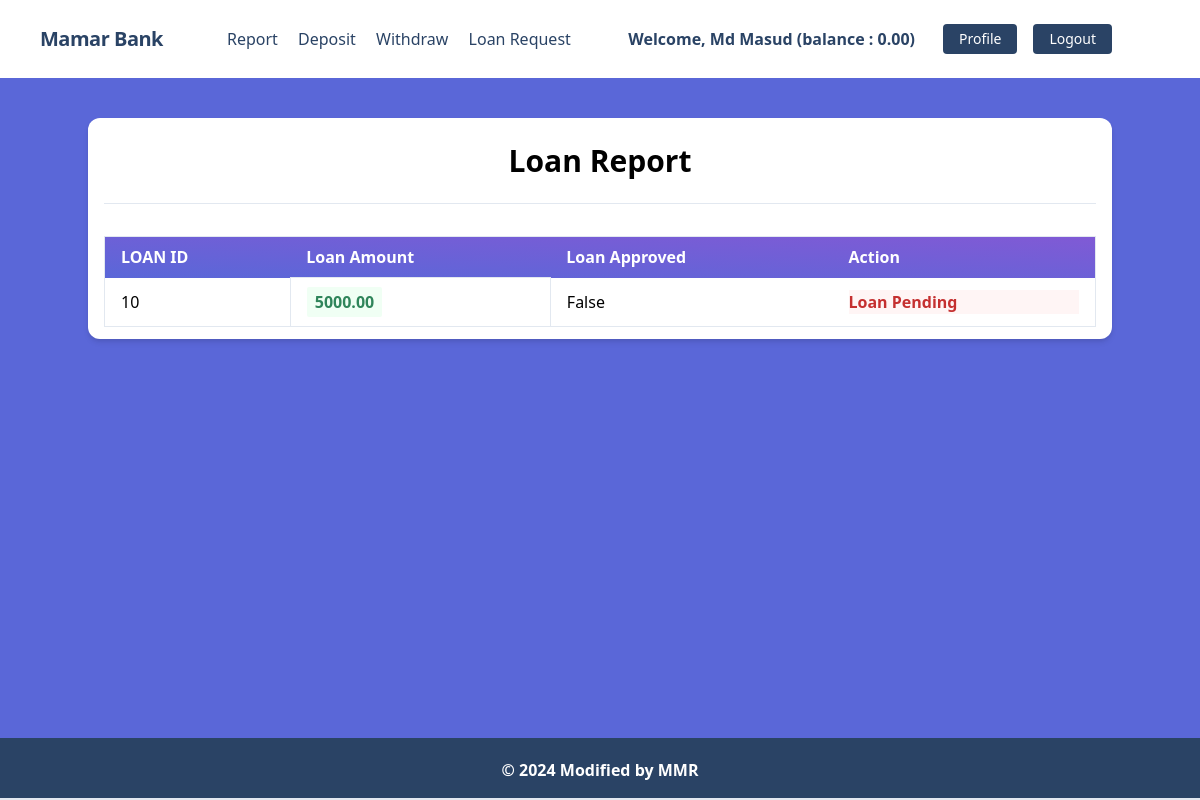
The page /transactions/loans/ (signed in) on the database its author committed.
### accounts/models.py (models this page shows, shortened)
class UserBankAccount(models.Model):
    user = models.OneToOneField(User, related_name='account', on_delete=models.CASCADE)
    account_type = models.CharField(max_length=10, choices=ACCOUNT_TYPE)
    account_no = models.IntegerField(unique=True) # account no duijon user er kokhono same hobe na
    birth_date = models.DateField(null=True, blank=True)
    gender = models.CharField(max_length=10, choices=GENDER_TYPE)
    initial_deposite_date = models.DateField(auto_now_add=True)
    balance = models.DecimalField(default=0, max_digits=12, decimal_places=2) # ekjon user 12 digit obdi taka rakhte parbe, dui doshomik ghor obdi rakhte parben 1000.50

### transactions/models.py (models this page shows)
class Transaction(models.Model):
    account = models.ForeignKey(UserBankAccount, related_name = 'transactions', on_delete = models.CASCADE) # ekjon user er multiple transactions hote pare
    amount = models.DecimalField(decimal_places=2, max_digits = 12)
    balance_after_transaction = models.DecimalField(decimal_places=2, max_digits = 12)
    transaction_type = models.IntegerField(choices=TRANSACTION_TYPE, null = True)
    timestamp = models.DateTimeField(auto_now_add=True)
    loan_approve = models.BooleanField(default=False)
    class Meta:
        ordering = ['timestamp']

### transactions/views.py (the view)
# urls.py: path("loans/", LoanListView.as_view(), name="loan_list"),
class LoanListView(LoginRequiredMixin,ListView):
    model = Transaction
    template_name = 'transactions/loan_request.html'
    context_object_name = 'loans' # loan list ta ei loans context er moddhe thakbe
    def get_queryset(self):
        user_account = self.request.user.account
        queryset = Transaction.objects.filter(account=user_account,transaction_type=3)
        print(queryset)
        return queryset

### transactions/templates/transactions/loan_request.html (shortened to what this page needs)
{% extends 'base.html' %}
{% block content %}
<div class="my-10 py-3 px-4 bg-white rounded-xl shadow-md">
  <h1 class="font-bold text-3xl text-center pb-5 pt-2">Loan Report</h1>
  <hr />
  <table
    class="table-auto mx-auto w-full px-5 rounded-xl mt-8 border dark:border-neutral-500"
  >
    <thead class="bg-purple-900 text-white text-left">
      <tr
        class="bg-gradient-to-tr from-indigo-600 to-purple-600 rounded-md py-2 px-4 text-white font-bold"
      >
        <th class="px-4 py-2">LOAN ID</th>
        <th class="px-4 py-2">Loan Amount</th>
        <th class="px-4 py-2">Loan Approved</th>
        <th class="px-4 py-2">Action</th>
      </tr>
    </thead>
    <tbody>
      {% for loan in loans %}
      <tr class="border-b dark:border-neutral-500">
        <td class="px-4 py-2">
         {{ loan.id }}
        </td>
        <td class="px-4 py-3 text-s border">
          <span
            class="px-2 py-1 font-bold leading-tight rounded-sm text-green-700 bg-green-100"
          >
            {{ loan.amount }}
          </span>
        </td>
        <td class="px-4 py-2">
          {{ loan.loan_approve }}
        </td>
        <td class="px-4 py-2">
          {% if loan.loan_approve %}
          <a class="font-bold bg-red-900 text-white hover:text-blue-900 hover:bg-white border border-blue-900 font-bold px-4 py-2 rounded-lg" href='{% url "pay" loan.id %}'>Pay</a>
          {% else %}
          <p class="font-bold text-red-700 bg-red-100">Loan Pending</p>
          {% endif %}
        </td>
      </tr>
      {% endfor %}
    </tbody>
  </table>
</div>
{% endblock %}

### core/templates/base.html (shortened to what this page needs)
{% load static %}
<!DOCTYPE html>
<html lang="en">
    <head>
        <link href="https://unpkg.com/tailwindcss@^1.0/dist/tailwind.min.css" rel="stylesheet">
    </head>
    <body class="bg-indigo-600">
        {% include 'navbar.html' %}
        {% block body %}
            <div class="lg:container lg:mx-auto" id="main">
                {% block content %}
                {% endblock %}
            </div>
            {% include 'footer.html' %}
        {% endblock %}
    </body>
</html>

### core/templates/navbar.html (shortened to what this page needs)
<nav class="flex items-center justify-between flex-wrap bg-white p-6 px-10">
    <div class="flex items-center flex-shrink-0 text-white mr-6">
        <span class="font-semibold text-xl tracking-tight text-blue-900"><a href="/">Mamar Bank</a></span>
    </div>
    <div class="w-full block flex-grow lg:flex lg:items-center lg:w-auto px-10">
        {% if request.user.is_authenticated %}
            <div class="text-md lg:flex-grow">
                <a href="{% url 'transaction_report' %}" class="block mt-4 lg:inline-block lg:mt-0 text-blue-900 hover:text-red-900 hover:font-black mr-4">
                    Report
                </a>
                <a href="{% url 'deposit_money' %}" class="block mt-4 lg:inline-block lg:mt-0 text-blue-900 hover:text-red-900 hover:font-black mr-4">
                    Deposit
                </a>
                <a href="{% url 'withdraw_money' %}" class="block mt-4 lg:inline-block lg:mt-0 text-blue-900 hover:text-red-900 hover:font-black mr-4">
                    Withdraw
                </a>
                <a href="{% url 'loan_request' %}" class="block mt-4 lg:inline-block lg:mt-0 text-blue-900 hover:text-red-900 hover:font-black mr-4">
                    Loan Request
                </a>
            </div>
            <div class="flex w-auto">
                <div class="text-blue-900 my-auto font-black px-5">Welcome, {{ request.user.first_name }} (balance : {{request.user.account.balance}}) </div>
                <a href="{% url 'profile' %}" class="mx-2 inline-block font-medium text-sm px-4 py-2 leading-none bg-blue-900 rounded text-white border-white hover:border-transparent hover:text-dark hover:bg-red-700 mt-4 lg:mt-0">Profile</a>
                <a href="{% url 'logout' %}" class="mx-2 inline-block font-medium text-sm px-4 py-2 leading-none bg-blue-900 rounded text-white border-white hover:border-transparent hover:text-dark hover:bg-red-700 mt-4 lg:mt-0">Logout</a>
            </div>
        {% endif %}
    </div>
</nav>

### core/templates/footer.html
<footer class="footer bg-blue-900 text-white relative border-b-2 mt-10">
    <div class="container mx-auto px-6">
        <div class="mt-5 flex flex-col items-center">
            <div class="sm:w-2/3 text-center py-0 pb-2">
                <p class="text-md text-white font-bold mb-2">
                    © {% now "Y" %} Modified by MMR
                </p>
            </div>
        </div>
    </div>
</footer>

### core/templates/base.html (style rules this page uses)
footer { position: fixed !important; bottom: 0 !important; width: 100%; }

### rows shown on the page
Transaction: id "10", amount "5000.00", loan_approve "False", shows "Loan Pending"

### other values the page prints
{{ request.user.first_name }} "Md Masud"
{{ request.user.account.balance }} "0.00"
